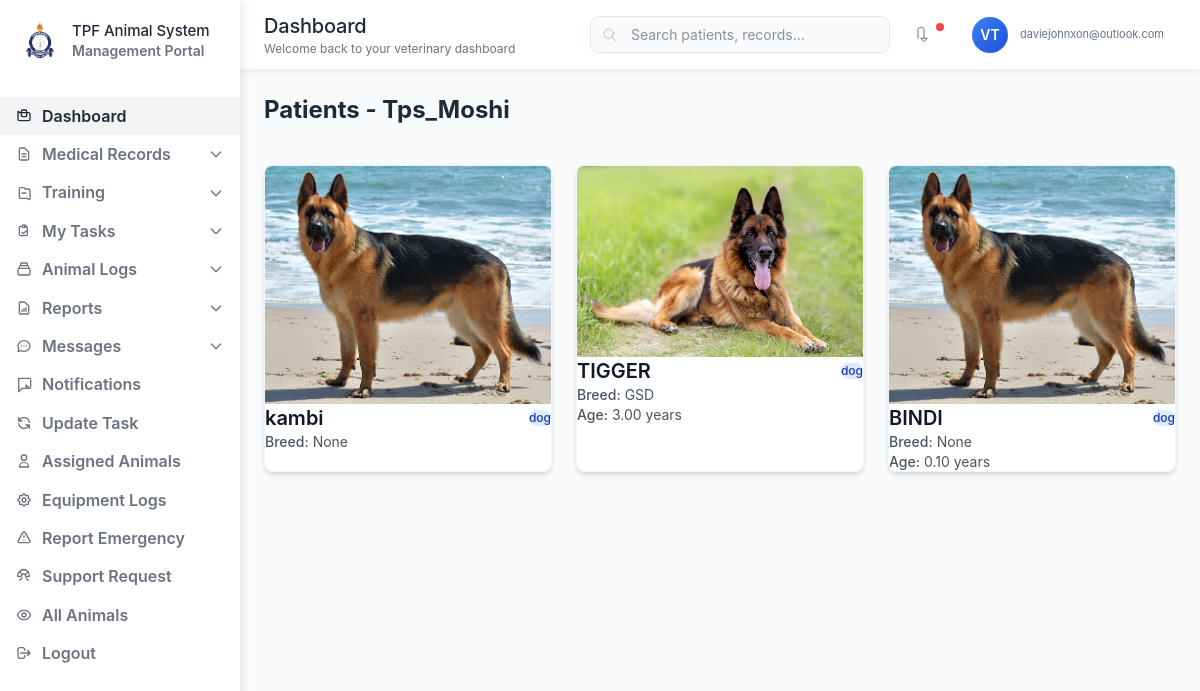
/dashboard/vet/Tps_Moshi/patients/ (signed in), run on the app's committed database.
### accounts/models.py (models this page shows, shortened)
class CustomUser(AbstractUser):
    email = models.EmailField(unique=True)
    role = models.CharField(max_length=30, choices=ROLES)
    branch = models.ForeignKey('core.Branch', on_delete=models.SET_NULL, null=True, blank=True)

### core/models.py (models this page shows, shortened)
class Branch(models.Model):
    name = models.CharField(max_length=100, unique=True)
    location = models.CharField(max_length=255, blank=True, null=True)
    is_active = models.BooleanField(default=True)

class Animal(models.Model):
    SPECIES_CHOICES = [
        ('dog', 'Dog'),
        ('horse', 'Horse'),
        ('cat', 'Cat'),
        ('other', 'Other'),
    ]
    name = models.CharField(max_length=255)
    species = models.CharField(max_length=100, choices=SPECIES_CHOICES)
    breed = models.CharField(max_length=100, blank=True, null=True)
    force_number = models.CharField(max_length=100, unique=True)
    age = models.DecimalField(max_digits=5, decimal_places=2)
    date_of_birth = models.DateField(null=True, blank=True)
    owner_name = models.CharField(max_length=255)
    photo = models.ImageField(upload_to='animal_photos/', blank=True, null=True)
    branch = models.ForeignKey(Branch, on_delete=models.CASCADE)
    assigned_users = models.ManyToManyField(CustomUser, related_name='assigned_animals', blank=True)
    assigned_vet = models.ForeignKey(CustomUser, on_delete=models.SET_NULL, null=True, blank=True, related_name='vet_animals')
    created_at = models.DateTimeField(auto_now_add=True)
    updated_at = models.DateTimeField(auto_now=True)
    class Meta:
        ordering = ['-created_at']

### veterinarian_dashboard/views.py (the view)
# urls.py: path('<str:branch>/patients/', patient_list, name='patient_list'),
@login_required
def patient_list(request, branch):
    patients = Animal.objects.filter(branch__name__iexact=branch)
    return render(request, 'veterinarian_dashboard/patient_list.html', {'patients': patients, 'branch': branch})

### templates/veterinarian_dashboard/patient_list.html (shortened to what this page needs)
{% extends "veterinarian_dashboard/base_dashboard.html" %}
{% block dashboard_content %}
<div class="p-6">
  <h2 class="text-2xl font-bold mb-6 text-gray-800">Patients - {{ branch|title }}</h2>
  <br>
    <br>
  {% if patients %}
  <div class="grid grid-cols-1 sm:grid-cols-2 lg:grid-cols-3 gap-6">
    {% for patient in patients %}
      <div class="bg-white shadow-md rounded-lg overflow-hidden hover:shadow-lg transition-all duration-300 border border-gray-100">
{% if patient.photo %}
<div class="w-full bg-gray-100 flex items-center justify-center p-2">
  <img src="{{ patient.photo.url }}" alt="{{ patient.name }}" class="w-full max-h-60 object-contain">
</div>
{% endif %}
        <div class="p-4">
          <div class="flex items-center justify-between mb-2">
            <h3 class="text-xl font-semibold text-gray-900">{{ patient.name }}</h3>
            <span class="px-2 py-1 text-xs font-medium rounded-full
              {% if patient.species|lower == 'dog' %}
                bg-blue-100 text-blue-800
              {% elif patient.species|lower == 'cat' %}
                bg-purple-100 text-purple-800
              {% elif patient.species|lower == 'horse' %}
                bg-yellow-100 text-yellow-800
              {% else %}
                bg-gray-100 text-gray-800
              {% endif %}
            ">
              {{ patient.species }}
            </span>
          </div>
          <p class="text-gray-600 mb-1">
            <span class="font-medium">Breed:</span> {{ patient.breed }}
          </p>
          {% if patient.age %}
          <p class="text-gray-600 mb-1">
            <span class="font-medium">Age:</span> {{ patient.age }} years
          </p>
          {% endif %}
        </div>
      </div>
    {% endfor %}
  </div>
  {% else %}
    <p class="text-gray-500">No patients found.</p>
  {% endif %}
</div>
{% endblock %}

### templates/veterinarian_dashboard/base_dashboard.html (shortened to what this page needs)
{% load static %}
<!DOCTYPE html>
<html lang="en">
<head>
  <link href="{% static 'css/dist/styles.css' %}" rel="stylesheet" />
</head>
<body>
<aside id="sidebar" class="sidebar">
  <div class="sidebar-logo flex items-center space-x-3">
    <img src="{% static 'images/tanzania-police-logo.png' %}" alt="Logo" class="w-10 h-10 object-contain" />
    <div>
      <div class="logo-text">TPF Animal System</div>
      <div class="logo-subtitle">Management Portal</div>
    </div>
  </div>
  <nav class="sidebar-nav">
    <a href="{% url 'vet_dashboard' branch=branch %}" class="nav-item {% block dashboard_active %}active{% endblock %}">
      Dashboard
    </a>
    <div class="nav-dropdown">
      <button class="nav-item" onclick="toggleDropdown(this)" aria-expanded="false">
        <svg class="nav-item-icon" fill="none" stroke="currentColor" viewBox="0 0 24 24" aria-hidden="true">
          <path stroke-linecap="round" stroke-linejoin="round" stroke-width="2" d="M9 12h6m-6 4h6m2 5H7a2 2 0 01-2-2V5a2 2 0 012-2h5.586a1 1 0 01.707.293l5.414 5.414a1 1 0 01.293.707V19a2 2 0 01-2 2z"/>
        </svg>
        Medical Records
        <svg class="dropdown-arrow" fill="none" stroke="currentColor" viewBox="0 0 24 24" aria-hidden="true">
          <path stroke-linecap="round" stroke-linejoin="round" stroke-width="2" d="M19 9l-7 7-7-7"/>
        </svg>
      </button>
    </div>
<div class="nav-dropdown">
  <button class="nav-item" onclick="toggleDropdown(this)" aria-expanded="false">
    <svg class="nav-item-icon" fill="none" stroke="currentColor" viewBox="0 0 24 24" aria-hidden="true">
      <path stroke-linecap="round" stroke-linejoin="round" stroke-width="2"
            d="M9 12h6m2 8H7a2 2 0 01-2-2V6a2 2 0 012-2h5l2 2h5a2 2 0 012 2v12a2 2 0 01-2 2z"/>
    </svg>
    Training
    <svg class="dropdown-arrow" fill="none" stroke="currentColor" viewBox="0 0 24 24" aria-hidden="true">
      <path stroke-linecap="round" stroke-linejoin="round" stroke-width="2" d="M19 9l-7 7-7-7"/>
    </svg>
  </button>
</div>
    <div class="nav-dropdown">
      <button class="nav-item" onclick="toggleDropdown(this)" aria-expanded="false">
        My Tasks
        <svg class="dropdown-arrow" fill="none" stroke="currentColor" viewBox="0 0 24 24" aria-hidden="true">
          <path stroke-linecap="round" stroke-linejoin="round" stroke-width="2" d="M19 9l-7 7-7-7"/>
        </svg>
      </button>
    </div>
    <div class="nav-dropdown">
      <button class="nav-item" onclick="toggleDropdown(this)" aria-expanded="false">
        Animal Logs
        <svg class="dropdown-arrow" fill="none" stroke="currentColor" viewBox="0 0 24 24" aria-hidden="true">
          <path stroke-linecap="round" stroke-linejoin="round" stroke-width="2" d="M19 9l-7 7-7-7"/>
        </svg>
      </button>
    </div>
    <div class="nav-dropdown">
      <button class="nav-item" onclick="toggleDropdown(this)" aria-expanded="false">
        <svg class="nav-item-icon" fill="none" stroke="currentColor" viewBox="0 0 24 24" aria-hidden="true">
          <path stroke-linecap="round" stroke-linejoin="round" stroke-width="2" d="M9 17v-2m3 2v-4m3 4v-6m2 10H7a2 2 0 01-2-2V5a2 2 0 012-2h5.586a1 1 0 01.707.293l5.414 5.414a1 1 0 01.293.707V19a2 2 0 01-2 2z"/>
        </svg>
        Reports
        <svg class="dropdown-arrow" fill="none" stroke="currentColor" viewBox="0 0 24 24" aria-hidden="true">
          <path stroke-linecap="round" stroke-linejoin="round" stroke-width="2" d="M19 9l-7 7-7-7"/>
        </svg>
      </button>
    </div>
    <div class="nav-dropdown">
      <button class="nav-item" onclick="toggleDropdown(this)" aria-expanded="false">
        Messages
        <svg class="dropdown-arrow" fill="none" stroke="currentColor" viewBox="0 0 24 24" aria-hidden="true">
          <path stroke-linecap="round" stroke-linejoin="round" stroke-width="2" d="M19 9l-7 7-7-7"/>
        </svg>
      </button>
    </div>
    <a href="{% url 'notifications' branch=branch %}" class="nav-item">
      <svg class="nav-item-icon" fill="none" stroke="currentColor" viewBox="0 0 24 24" aria-hidden="true">
        <path stroke-linecap="round" stroke-linejoin="round" stroke-width="2" d="M15 17h5l-5-5v5zM4 2v20l5-5h11a2 2 0 002-2V4a2 2 0 00-2-2H4z"/>
      </svg>
      Notifications
    </a>
    <a href="{% url 'update_task' branch=branch %}" class="nav-item">
      <svg class="nav-item-icon" fill="none" stroke="currentColor" viewBox="0 0 24 24" aria-hidden="true">
        <path stroke-linecap="round" stroke-linejoin="round" stroke-width="2" d="M4 4v5h.582m15.356 2A8.001 8.001 0 004.582 9m0 0H9m11 11v-5h-.581m0 0a8.003 8.003 0 01-15.357-2m15.357 2H15"/>
      </svg>
      Update Task
    </a>
    <a href="{% url 'animal_list' branch=branch %}" class="nav-item">
      <svg class="nav-item-icon" fill="none" stroke="currentColor" viewBox="0 0 24 24" aria-hidden="true">
        <path stroke-linecap="round" stroke-linejoin="round" stroke-width="2" d="M16 7a4 4 0 11-8 0 4 4 0 018 0zM12 14a7 7 0 00-7 7h14a7 7 0 00-7-7z"/>
      </svg>
      Assigned Animals
    </a>
    <a href="{% url 'equipment_logs' branch=branch %}" class="nav-item">
      Equipment Logs
    </a>
    <a href="{% url 'report_emergency' branch=branch %}" class="nav-item">
      <svg class="nav-item-icon" fill="none" stroke="currentColor" viewBox="0 0 24 24" aria-hidden="true">
        <path stroke-linecap="round" stroke-linejoin="round" stroke-width="2" d="M12 9v2m0 4h.01m-6.938 4h13.856c1.54 0 2.502-1.667 1.732-3L13.732 4c-.77-1.333-2.694-1.333-3.464 0L3.34 16c-.77 1.333.192 3 1.732 3z"/>
      </svg>
      Report Emergency
    </a>
    <a href="{% url 'support_request' branch=branch %}" class="nav-item">
      Support Request
    </a>
    <a href="{% url 'animal_list' branch=branch %}" class="nav-item">
      All Animals
    </a>
    <a href="{% url 'logout' %}" class="nav-item nav-item-logout">
      <svg class="nav-item-icon" fill="none" stroke="currentColor" viewBox="0 0 24 24" aria-hidden="true">
        <path stroke-linecap="round" stroke-linejoin="round" stroke-width="2" d="M17 16l4-4m0 0l-4-4m4 4H7m6 4v1a3 3 0 01-3 3H6a3 3 0 01-3-3V7a3 3 0 013-3h4a3 3 0 013 3v1"/>
      </svg>
      Logout
    </a>
  </nav>
</aside>
  <main class="main-content">
    <header class="top-header">
      <div class="header-left">
        <div>
          <h1 class="page-title">{% block page_header %}Dashboard{% endblock %}</h1>
          <p class="page-subtitle">{% block page_subtitle %}Welcome back to your veterinary dashboard{% endblock %}</p>
        </div>
      </div>
      <div class="header-right">
        <div class="search-box">
          <svg class="search-icon" fill="none" stroke="currentColor" viewBox="0 0 24 24" aria-hidden="true">
            <path stroke-linecap="round" stroke-linejoin="round" d="M21 21l-6-6m2-5a7 7 0 11-14 0 7 7 0 0114 0z"/>
          </svg>
          <input type="text" class="search-input" placeholder="Search patients, records..." />
        </div>
        <div class="header-actions">
          <button class="header-btn" aria-label="Notifications">
            <svg class="nav-item-icon" fill="none" stroke="currentColor" viewBox="0 0 24 24" aria-hidden="true">
              <path stroke-linecap="round" stroke-linejoin="round" d="M15 17h5l-5 5-5-5h5v-13a3 3 0 00-3-3H9a3 3 0 00-3 3v13"/>
            </svg>
            <span class="notification-badge"></span>
          </button>
          <div class="user-profile" aria-label="User profile">
            <div class="user-avatar">
              {{ request.user.first_name.0|default:'V' }}{{ request.user.last_name.0|default:'T' }}
            </div>
            <div class="user-info">
              <div class="user-email">{{ request.user.email }}</div>
            </div>
          </div>
        </div>
      </div>
    </header>
    <section class="content-area">
      {% block content %}
      {% block dashboard_content %}{% endblock %}
      {% endblock %}
    </section>
  </main>
</body>
</html>

### templates/veterinarian_dashboard/base_dashboard.html (style rules this page uses)
* { margin: 0; padding: 0; box-sizing: border-box; }
body { font-family: -apple-system, BlinkMacSystemFont, 'Inter', 'Segoe UI', Roboto, sans-serif; background: #f8fafc; color: #1f2937; font-size: 14px; line-height: 1.4; -webkit-font-smoothing: antialiased; -moz-osx-font-smoothing: grayscale; }
.sidebar { width: 240px; background: #fff; height: 100vh; position: fixed; left: 0; top: 0; z-index: 1000; overflow-y: auto; transition: transform .3s ease; box-shadow: 2px 0 10px rgba(0, 0, 0, 0.1); }
.sidebar-logo { padding: 20px; display: flex; align-items: center; gap: 12px; }
.logo-text { font-size: 15px; font-weight: 500; color: #1f2937; letter-spacing: -0.005em; }
.logo-subtitle { font-size: 14px; color: #6b7280; font-weight: 600; letter-spacing: 0; }
.sidebar-nav { padding: 16px 0; }
.nav-item { display: flex; align-items: center; padding: 8px 16px; color: #6b7280; text-decoration: none; transition: all .2s ease; width: 100%; background: none; border: none; cursor: pointer; font-size: 16px; font-weight: 600; letter-spacing: 0; }
.nav-item.active { background: #f3f4f6; color: #1f2937; border-right: none; }
.nav-item-icon { width: 16px; height: 16px; margin-right: 10px; stroke-width: 1.5; }
.nav-dropdown { position: relative; }
.dropdown-arrow { width: 16px; height: 16px; margin-left: auto; transition: transform .2s ease; }
.main-content { margin-left: 240px; min-height: 100vh; background: #f8fafc; }
.top-header { background: #fff; border-bottom: 1px solid #f1f5f9; padding: 0 24px; height: 70px; display: flex; align-items: center; justify-content: space-between; position: sticky; top: 0; z-index: 100; box-shadow: 0 2px 4px rgba(0, 0, 0, 0.05); }
.header-left { display: flex; align-items: center; gap: 16px; }
.page-title { font-size: 20px; font-weight: 500; color: #1f2937; letter-spacing: -0.01em; }
.page-subtitle { font-size: 12px; color: #6b7280; margin-top: 1px; font-weight: 400; letter-spacing: 0; }
.header-right { display: flex; align-items: center; gap: 16px; }
.search-box { position: relative; display: flex; align-items: center; }
.search-input { width: 300px; padding: 8px 12px 8px 40px; border: 1px solid #e2e8f0; border-radius: 8px; font-size: 14px; background: #f8fafc; transition: all .2s ease; }
.search-icon { position: absolute; left: 12px; width: 16px; height: 16px; color: #9ca3af; }
.header-actions { display: flex; align-items: center; gap: 12px; }
.header-btn { background: none; border: none; padding: 8px; border-radius: 8px; cursor: pointer; color: #64748b; position: relative; transition: all .2s; }
.notification-badge { position: absolute; top: 4px; right: 4px; width: 8px; height: 8px; background: #ef4444; border-radius: 50%; }
.user-profile { display: flex; align-items: center; gap: 12px; padding: 8px 12px; border-radius: 8px; cursor: pointer; transition: all .2s ease; }
.user-avatar { width: 36px; height: 36px; border-radius: 50%; background: linear-gradient(135deg, #3b82f6, #1d4ed8); display: flex; align-items: center; justify-content: center; color: #fff; font-weight: 600; font-size: 14px; }
.user-info { display: flex; flex-direction: column; }
.user-email { font-size: 11px; color: #64748b; font-weight: 400; }
.content-area { padding: 24px; }

### data on the page
CustomUser: user.first_name.0 "V", user.last_name.0 "T", user.email "daviejohnxon@outlook.com"
Branch: name "Tps_Moshi"
Animal: photo (picture), name "kambi", species "dog", breed "None"
Animal: photo (picture), name "TIGGER", species "dog", breed "GSD", age "3.00"
Animal: photo (picture), name "BINDI", species "dog", breed "None", age "0.10"
